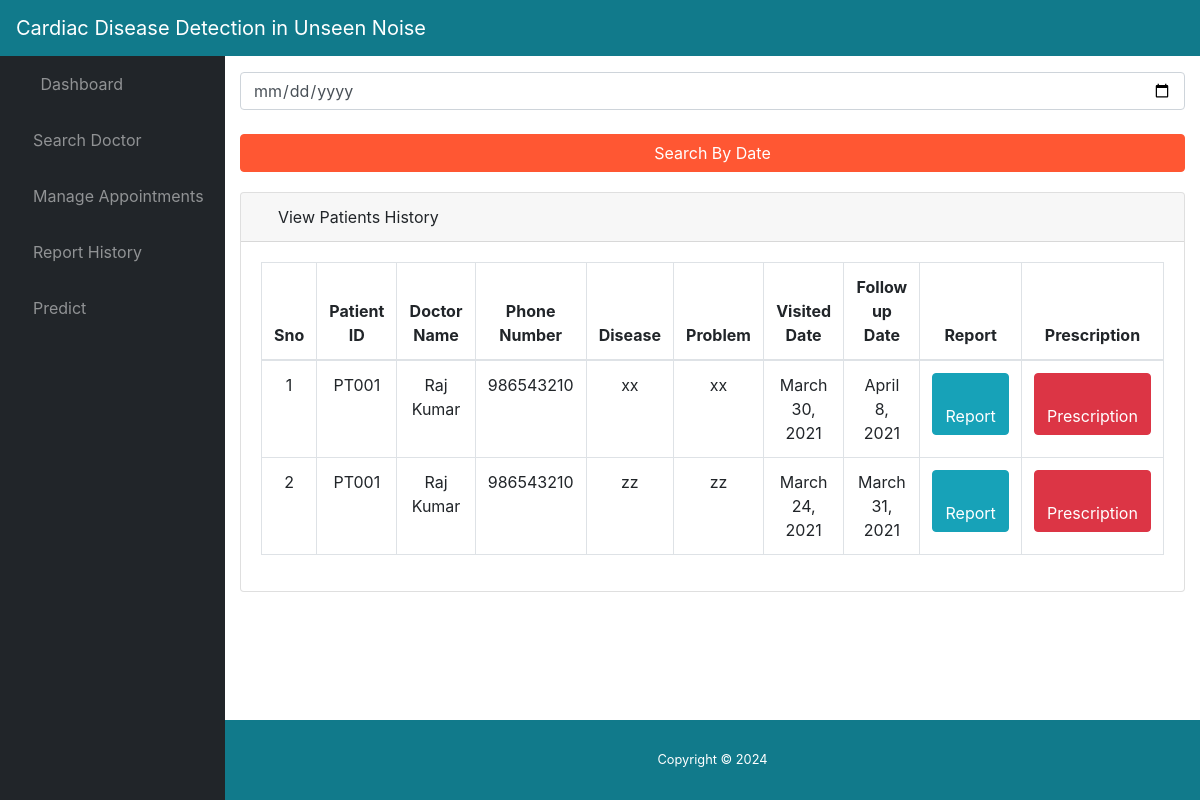
/patient_report/ (signed in), run on the app's committed database.
### app/models.py (models this page shows, shortened)
class Report_Detail(models.Model):
	Pid =  models.ForeignKey(Patient_Detail, on_delete=models.CASCADE)
	patient_id =  models.ForeignKey(Customer_Detail, on_delete=models.CASCADE)
	doctor_id =  models.ForeignKey(Doctor_Register, on_delete=models.CASCADE,null=True)
	disease_name =  models.CharField(max_length=200)
	problem =  models.TextField(max_length=200)
	report = models.FileField('Report',upload_to='documents/')
	visiting_date = models.DateField()
	follow_up_date = models.DateField()
	prescription = models.FileField('Prescription',upload_to='documents/')

class Patient_Detail(models.Model):
	patient_id =  models.CharField(max_length = 10,blank=True,editable=False,unique=True,default=create_new_ref_number())
	patient_name =  models.ForeignKey(Customer_Detail, on_delete=models.CASCADE)
	mobile =  models.CharField(max_length=20)
	address = models.TextField(max_length=2000)
	image = models.FileField('Patient Image',upload_to='documents/')

class Doctor_Register(models.Model):
	hospital_name = models.CharField(max_length=40,unique=True)
	doctor_name = models.CharField(max_length=30)
	mail = models.EmailField(max_length=30)
	mobile = models.CharField(max_length=15)
	doc_license_no = models.CharField(max_length=30,unique=True)
	hospital_license_no = models.CharField(max_length=30,unique=True)
	degree = models.CharField(max_length=30,null=True)
	specialist = models.CharField(max_length=30,null=True)
	username = models.CharField(max_length=40,unique=True)
	password = models.CharField(max_length=40)
	country = models.CharField(max_length=30)
	state = models.CharField(max_length=30)
	city = models.CharField(max_length=30)
	hospital_address = models.CharField(max_length=200)
	doctor_type = models.CharField(max_length=20, choices=COLOR_CHOICES, default='',null=True)

### app/views.py (the view)
# urls.py: path('patient_report/',views.patient_report,name='patient_report'),
def patient_report(request):
	if request.session.has_key('customer'):
		doc_id = request.session['cus_id']
		detail = Report_Detail.objects.filter(patient_id=int(doc_id))
		if request.method == 'GET':
			ids = request.GET.get('search')
			row = Report_Detail.objects.filter(visiting_date=ids)
		return render(request,'patient_report.html',{'detail':detail,'row':row})
	else:
		return render(request,'customer_login.html',{})

### app/templates/patient_report.html
{% include 'customer_header.html' %}
	<form method="get">{% csrf_token %}
		<input type="date" name="search" class="form-control" ><br>
		<input type="submit" name="submit" class="btn btn-primary btn-block" value="Search By Date">
	</form>
<div class="card mb-3"  style="margin-top:20px;">
  <div class="card-header">
            <i class="fas fa-table"></i>
            View Patients History</div>
			{% if request.GET.search %}
			<div class="card-body">
            <div class="table-responsive">
              <table class="table table-bordered" id="dataTable" width="100%" cellspacing="0">
                <thead>
                 <tr>
                    <th>Sno</th>
                    <th>Patient ID</th>
                    <th>Doctor Name</th>
					<th>Phone Number</th>
                    <th>Disease</th>
                    <th>Problem</th>
					<th>Visited Date</th>
					<th>Follow up Date</th>
					<th>Report</th>
                    <th>Prescription</th>
                  </tr>
                </thead>
                <tbody>
                  {% for i in row %}
                    <tr>
                    <td>{{forloop.counter}}</td>
					<td>{{i.Pid.patient_id}}</td>
                    <td>{{i.doctor_id.doctor_name}}</td>
                    <td>{{i.doctor_id.mobile}}</td>
                    <td>{{i.disease_name}}</td>
					<td>{{i.problem}}</td>
					<td>{{i.visiting_date}}</td>
					<td>{{i.follow_up_date}}</td>
                    <td><a href="/media/{{i.report}}" target="_blank" class="btn btn-info btn-xs"><i class="fa fa-download"></i> Report</a></td>
                    <td><a href="/media/{{i.prescription}}" target="_blank" class="btn btn-danger btn-xs"><i class="fa fa-download"></i> Prescription</a></td>
                  </tr>
				  {% empty %}
                   <tr>
                      <td colspan="8" class="text-center bg-primary">No Reports </td>
                  </tr>
                  {% endfor %}
                </tbody>
              </table>
            </div>
          </div>
		  {% else %}
          <div class="card-body">
            <div class="table-responsive">
              <table class="table table-bordered" id="dataTable" width="100%" cellspacing="0">
                <thead>
                  <tr>
                    <th>Sno</th>
                    <th>Patient ID</th>
                    <th>Doctor Name</th>
					<th>Phone Number</th>
                    <th>Disease</th>
                    <th>Problem</th>
					<th>Visited Date</th>
					<th>Follow up Date</th>
					<th>Report</th>
                    <th>Prescription</th>
                  </tr>
                </thead>
                <tbody>
                  {% for i in detail %}
                  <tr>
                    <td>{{forloop.counter}}</td>
					<td>{{i.Pid.patient_id}}</td>
                    <td>{{i.doctor_id.doctor_name}}</td>
                    <td>{{i.doctor_id.mobile}}</td>
                    <td>{{i.disease_name}}</td>
					<td>{{i.problem}}</td>
					<td>{{i.visiting_date}}</td>
					<td>{{i.follow_up_date}}</td>
                    <td><a href="/media/{{i.report}}" target="_blank" class="btn btn-info btn-xs"><i class="fa fa-download"></i> Report</a></td>
                    <td><a href="/media/{{i.prescription}}" target="_blank" class="btn btn-danger btn-xs"><i class="fa fa-download"></i> Prescription</a></td>
                  </tr>
				  {% empty %}
                   <tr>
                      <td colspan="8" class="text-center bg-primary">No Reports </td>
                  </tr>
                  {% endfor %}
                </tbody>
              </table>
            </div>
          </div>
		  {% endif %}
</div>
{% include 'footer.html' %}

### static/css/style.css (style rules this page uses)
.btn-primary { color: #fff; background-color: #FF5733 !important; border-color: #FF5733 !important; }

### app/templates/customer_header.html (style rules this page uses)
td, tr { text-align: center; }

### data on the page
Report_Detail: Pid.patient_id "PT001", doctor_id.doctor_name "Raj Kumar", doctor_id.mobile "986543210", disease_name "xx", problem "xx", visiting_date "March 30, 2021", follow_up_date "April 8, 2021"
Report_Detail: Pid.patient_id "PT001", doctor_id.doctor_name "Raj Kumar", doctor_id.mobile "986543210", disease_name "zz", problem "zz", visiting_date "March 24, 2021", follow_up_date "March 31, 2021"
